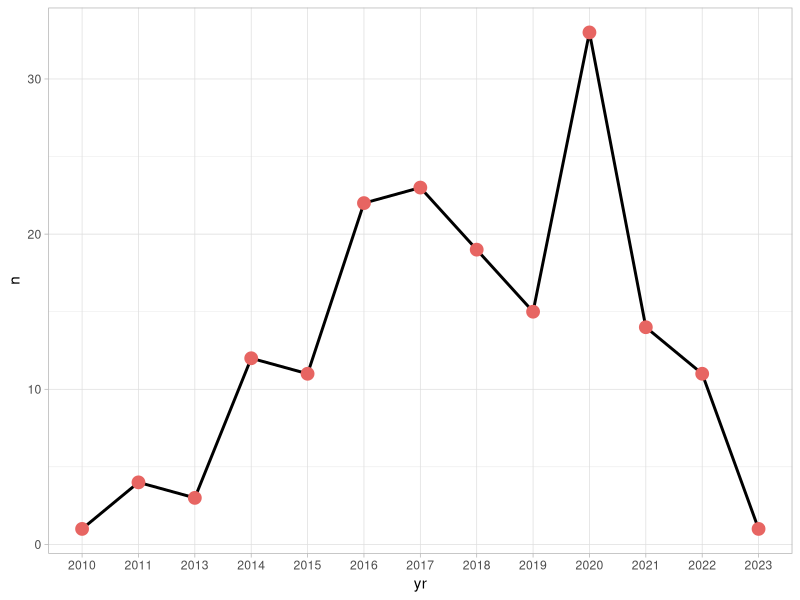

This chart was generated by the following R code:
## ---- chunk 1
library(tidyverse)
knitr::opts_chunk$set(warning=FALSE,message=FALSE,collapse = TRUE, fig.align="center",fig.width = 8)
## ---- chunk 2
df= tibble::tribble(
  ~Name,                          ~Author,                ~Pub_Date,  
   "统计模拟及其R实现",                    "肖枝洪",                  "2010-04", 
   "时间序列分析及应用:R语言",                "Jonathan D. Cryer",    "2011-01", 
   "R语言数据操作",                      "菲尔·斯佩克特",              "2011-07", 
   "环境与生态统计:R语言的应用",               "钱松",                   "2011-07", 
   "R语言初学者指南",                     "阿兰·F·祖尔",              "2011-09", 
   "R语言经典实例",                      "Paul Teetor",          "2013-05", 
   "R语言编程艺术",                      "Norman Matloff",       "2013-05", 
   "数据挖掘与R语言",                     "Luis Torgo",           "2013-07", 
   "R语言与Bioconductor生物信息学应用",      "高山",                   "2014-01", 
   "R语言与网站分析",                     "李明",                   "2014-04", 
   "R数据可视化手册",                     "Winston Chang",        "2014-05", 
   "数据挖掘:R语言实战",                   "黄文",                   "2014-06", 
   "R语言统计入门",                      "Peter Dalgaard",       "2014-06", 
   "学习R",                          "Richard Cotton",       "2014-06", 
   "R语言核心技术手册",                    "Joseph Adler",         "2014-07", 
   "数据分析:R语言实战",                   "李诗羽",                  "2014-08", 
   "R的极客理想,工具篇",                   "张丹",                   "2014-08", 
   "R语言与数据挖掘最佳实践和经典案例",            "Yanchang Zhao",        "2014-09", 
   "R语言实用教程",                      "薛毅",                   "2014-10", 
   "R语言的科学编程与仿真",                  "欧文·琼斯",                "2014-12", 
   "非参数统计:基于R语言案例分析",              "柳向东",                  "2015-02", 
   "R数据分析:方法与案例详解",                "方匡南",                  "2015-02", 
   "R软件教程与统计分析:入门到精通",             "麦考斯",                  "2015-04", 
   "R软件入门与基础",                     "张志杰",                  "2015-04", 
   "R语言轻松入门与提高",                   "Andrie de Vries",      "2015-05", 
   "统计学习导论:基于R应用",                 "加雷斯·詹姆斯",              "2015-05", 
   "数据科学中的R语言",                    "李航",                   "2015-07", 
   "R的极客理想,高级开发篇",                 "张丹",                   "2015-07", 
   "游戏数据分析的艺术",                    "于洋",                   "2015-09", 
   "R语言数据分析与挖掘实战",                 "张良均",                  "2015-10", 
   "R高性能编程:用整套解决方案与高超技巧突破性能瓶颈",    "Aloysius Lim",         "2015-12", 
   "量化投资:以R语言为工具",                 "蔡立耑",                  "2016-01", 
   "R语言初学指南",                      "Brian Dennis",         "2016-01", 
   "应用回归及分类:基于R",                  "吴喜之",                  "2016-01", 
   "R语言实战:编程基础、统计分析与数据挖掘宝典",       "李倩星",                  "2016-03", 
   "投资学及其R语言应用",                   "朱顺泉",                  "2016-03", 
   "基于R语言的自动数据收集",                 "西蒙·蒙策尔特",              "2016-03", 
   "数据科学:理论、方法与R语言实践",             "尼娜·朱梅尔",               "2016-03", 
   "R数据分析秘笈",                      "Viswa Viswanathan",    "2016-03", 
   "R语言数据挖掘方法及应用",                 "薛薇",                   "2016-04", 
   "R语言实战:机器学习与数据分析",              "左飞",                   "2016-05", 
   "R语言在商务分析中的应用",                 "A. 奥赫里",               "2016-06", 
   "R语言与数据挖掘",                     "张良均",                  "2016-06", 
   "网络数据的统计分析:R语言实践",              "Eric D. Kolaczyk",     "2016-06", 
   "R语言入门与实践",                     "Garrett Grolemund",    "2016-06", 
   "预测分析中的建模技术:商务问题与R语言解决方案",      "Thomas W. Miller",     "2016-07", 
   "试验设计与数据分析:基于R语言应用",            "郑杰",                   "2016-08", 
   "多元时间序列分析及金融应用:R语言",            "蔡瑞胸",                  "2016-08", 
   "数据科学实践手册:R+Python",            "Tony Ojeda",           "2016-08", 
   "统计学导论:基于R语言",                  "李勇",                   "2016-09", 
   "R语言预测实战",                      "游皓麟",                  "2016-10", 
   "R语言市场研究分析",                    "克里斯·查普曼",              "2016-10", 
   "数据科学:R语言实战",                   "Dan Toomey",           "2016-11", 
   "R语言与数据分析实战",                   "徐珉久",                  "2017-01", 
   "R语言统计学基础",                     "吕小康",                  "2017-02", 
   "量化金融R语言高级教程",                  "Edina Berlinger",      "2017-05", 
   "量化金融R语言初级教程",                  "Gergely Daroczi",      "2017-05", 
   "深度学习与R语言",                     "程显毅",                  "2017-06", 
   "数据科学:R语言实现",                   "丘祐玮",                  "2017-06", 
   "数据科学R语言实践:面向计算推理与问题求解的案例研究法",  "德博拉·诺兰",               "2017-06", 
   "机器学习与数据科学:基于R的统计学习方法",         "Daniel D. Gutierrez",  "2017-06", 
   "R语言可以很简单",                     "Andrie de Vries",      "2017-07", 
   "R语言游戏数据分析与挖掘",                 "谢佳标",                  "2017-07", 
   "应用回归分析:R语言版",                  "何晓群",                  "2017-07", 
   "数学建模:基于R",                     "薛毅",                   "2017-07", 
   "自动化交易R语言实战指南",                 "Chris Conlan",         "2017-08", 
   "R语言数据分析项目精解:理论、方法、实战",         "罗荣锦",                  "2017-08", 
   "基于R语言的证券公司信用风险计量和管理",          "崔玉征",                  "2017-08", 
   "大数据分析师权威教程:机器学习、大数据分析和可视化",    "Wrox国际IT认证项目",         "2017-08", 
   "深度学习精要:基于R语言",                 "Joshua F. Wiley",      "2017-09", 
   "R语言与大数据编程实战",                  "李倩星",                  "2017-09", 
   "风险模型:基于R的保险损失预测",              "孟生旺",                  "2017-09", 
   "R语言编程指南",                      "任坤",                   "2017-10", 
   "R语言机器学习/第2版",                  "Brett Lantz",          "2017-11", 
   "应用统计分析与R语言实战",                 "吕书龙",                  "2017-11", 
   "基于R语言数据挖掘的统计与分析",              "韦鹏程",                  "2017-12", 
   "数据挖掘与R语言",                     "易正俊",                  "2018-01", 
   "R语言与网络舆情处理",                   "于卫红",                  "2018-01", 
   "R的极客理想:量化投资篇",                 "张丹",                   "2018-01", 
   "概率图模型:基于R语言",                  "大卫·贝洛特",               "2018-01", 
   "R语言商业分析实战",                    "Umesh R. Hodeghatta",  "2018-02", 
   "R语言与医学统计图形",                   "张铁军",                  "2018-02", 
   "文本挖掘:基于R语言的整洁工具",              "Julia Silge",          "2018-03", 
   "R语言统计分析与应用",                   "汪海波",                  "2018-04", 
   "机器学习实践指南:基于R语言",               "尼格尔·刘易斯",              "2018-04", 
   "R语言:大数据分析中的统计方法及应用",           "薛薇",                   "2018-07", 
   "R语言基础与数据科学应用",                 "沈刚",                   "2018-07", 
   "探寻数据背后的逻辑:R语言数据挖掘之道",          "宋云生",                  "2018-08", 
   "R数据科学",                        "哈德利·威克姆",              "2018-08", 
   "大数据分析与算法",                     "拉金德拉·阿卡拉卡",            "2018-10", 
   "数据挖掘与应用:以SAS和R为工具.第2版",        "张俊妮",                  "2018-10", 
   "ggplot2: 数据分析与图形艺术",           "哈德利·威克汉姆",             "2018-11", 
   "数据挖掘算法与R语言实现",                 "肖海军",                  "2018-11", 
   "R语言编程基础",                      "林智章",                  "2019-01", 
   "数据科学实战手册",                     "普拉罕",                  "2019-01", 
   "R语言程序设计基础",                    "文必龙",                  "2019-04", 
   "R语言之书:编程与统计",                  "蒂尔曼·M. 戴维斯",           "2019-05", 
   "R语言数据可视化之美",                   "张杰",                   "2019-05", 
   "R大数据分析实用指南",                   "西蒙·沃克威克",              "2019-05", 
   "R语言数据分析与挖掘实战手册",               "程静",                   "2019-06", 
   "统计分析:以R与Excel为分析工具",           "康拉德·卡尔伯格",             "2019-06", 
   "深度学习企业实战:基于R语言",               "尼格尔·刘易斯",              "2019-06", 
   "R统计数据清洗及应用",                   "马克·范德鲁",               "2019-06", 
   "R数据科学实战:工具详解与案例分析",            "刘健",                   "2019-07", 
   "R语言数据高效处理指南",                  "黄天元",                  "2019-09", 
   "R数据加工与分析呈现宝典",                 "乔纳森·卡罗尔",              "2019-09", 
   "基于R的语言学统计方法",                  "王家钺",                  "2019-10", 
   "现代生物学数据分析原理与应用",               "梅步俊",                  "2019-11", 
   "R语言:实用数据分析和可视化技术",             "贾里德·P. 兰德",            "2020-01", 
   "R语言机器学习",                      "卡西克·拉玛苏布兰马尼安",         "2020-01", 
   "多元统计分析及R语言建模.第5版",             "王斌会",                  "2020-01", 
   "通过实例学习R",                      "吉姆·艾伯特",               "2020-01", 
   "深度学习实战手册:R语言版",                "普拉卡什",                 "2020-01", 
   "R语言统计分析与机器学习",                 "薛震",                   "2020-02", 
   "基于R的数理统计学",                    "崔玉杰",                  "2020-04", 
   "多元统计分析:基于R.第2版",               "费宇",                   "2020-04", 
   "数量生态学:R语言的应用.第2版",             "Daniel Borcard",       "2020-05", 
   "谁说菜鸟不会数据分析,R语言篇",              "方小敏",                  "2020-06", 
   "R语言经典实例",                      "J.D. Long",            "2020-06", 
   "数据可视化:基于R语言",                  "贾俊平",                  "2020-06", 
   "计量经济学实验:基于R语言的实现",             "时奇",                   "2020-06", 
   "R统计编程入门",                      "W. John Braun",        "2020-06", 
   "时间序列分析:基于R.第2版",               "王燕",                   "2020-06", 
   "概率论与数理统计:基于R语言",               "方红",                   "2020-07", 
   "统计学:基于R语言的实现.第3版",             "王涛",                   "2020-07", 
   "R统计高级编程和数据模型:分析、机器学习和可视化",     "马特·威利",                "2020-07", 
   "大规模数据分析和建模:基于Spark与R",         "Javier Luraschi",      "2020-07", 
   "高级R语言编程指南",                    "哈德利·威克汉姆",             "2020-08", 
   "大数据分析:基于R语言",                  "塞玛·阿查亚",               "2020-08", 
   "时间序列分析及其应用:基于R语言实例",           "罗伯特·H.沙姆韦",            "2020-08", 
   "数据分析:基于R语言",                   "潘文超",                  "2020-09", 
   "R语言数据分析与可视化从入门到精通",            "程乾",                   "2020-10", 
   "现代回归分析方法引论",                   "翁洋",                   "2020-10", 
   "R语言数据可视化实战",                   "米霖",                   "2020-11", 
   "机器学习及R应用",                     "陈强",                   "2020-11", 
   "科研数据分析与绘图指导",                  "袁吉有",                  "2020-11", 
   "R语言开发技术标准教程",                  "谢书良",                  "2020-12", 
   "R绘图系统.第3版",                    "保罗·莫雷尔",               "2020-12", 
   "R语言数据分析、挖掘建模与可视化",             "刘顺祥",                  "2021-01", 
   "数据挖掘:基于R语言的实战",                "张俊妮",                  "2021-01", 
   "统计学:基于R.第4版",                  "贾俊平",                  "2021-01", 
   "数据预处理从入门到实战:基于SQL、R、Python",   "本桥智光",                 "2021-02", 
   "大数据生态学研究方法",                   "刘方邻",                  "2021-03", 
   "多元统计分析实验",                     "徐芳燕",                  "2021-03", 
   "文本数据挖掘:基于R语言",                 "黄天元",                  "2021-04", 
   "生物统计学实验指导:SPSS 22.0及R语言应用",    "陈玉华",                  "2021-05", 
   "数据可视化分析:基于R语言.第2版",            "贾俊平",                  "2021-05", 
   "机器学习与R语言",                     "Brett Lantz",          "2021-06", 
   "玩转大数据:SAS+R+Stata+Python",     "孙江伟",                  "2021-06", 
   "统计建模技术I,多元统计建模与时间序列建模",        "罗良清",                  "2021-06", 
   "统计分析:以R语言为工具",                 "朱雪宁",                  "2021-08", 
   "R语言数据分析与可视化",                  "杨剑锋",                  "2022-01", 
   "现代数据科学",                 "本杰明",                  "2022-03",
  "社会科学中的数据分析:R语言的应用", "李泉", "2022-01",
  "R语言在生物统计中的应用", "杨泽峰", "2022-02",
  "大话数据科学：大数据与机器学习实战:基于R语言", "陈文贤", "2020-07",
  "R数据科学实战", "尼娜·祖梅尔", "2022-01", 
  "数据科学实战入门:使用Python和R", "尚塔尔", "2020-08",
  "机器学习实战:使用R、tidyverse和mlr", "赫芬", "2021-06",
  "R语言:迈向大数据之路", "洪锦魁", "2022-08",
  "R语言实战技巧精粹：350秘技大全", "金城俊哉", "2022-03", 
  "深入浅出R语言数据分析", "米霖", "2020-09",
  "学R：零基础学习R语言", "赵鹏", "2018-05",
  "零基础学R语言数据分析:从机器学习、数据挖掘、文本挖掘到大数据分析", "李仁钟", "2018-11",
  "基于R语言的数据清洗技术", "白世贞", "2022-03",
  "极简R语言入门", "王亮", "2022-08",
  "R语言高效能实战:更多数据和更快速度", "刘艺非", "2022-03",
  "R语言编程:基于tidyverse", "张敬信", "2023-02",
  "R&Python数据科学与机器学习实践", "有贺有纪", "2022-08"
)
df
df= df %>% 
  arrange(desc(Pub_Date)) %>% 
  mutate(ID= 1:n(), .before = Name)
## ---- chunk 3
knitr::kable(df)
## ---- chunk 4
df %>% 
  group_by(yr= str_extract(Pub_Date, "\\d{4}")) %>% 
  summarise(n= n()) %>% 
  
  ggplot(aes(yr, n))+
  
  geom_line(aes(group= 1), size= 1)+
  geom_point(size= 4, color= "#e76562")+
  
  theme_light()
